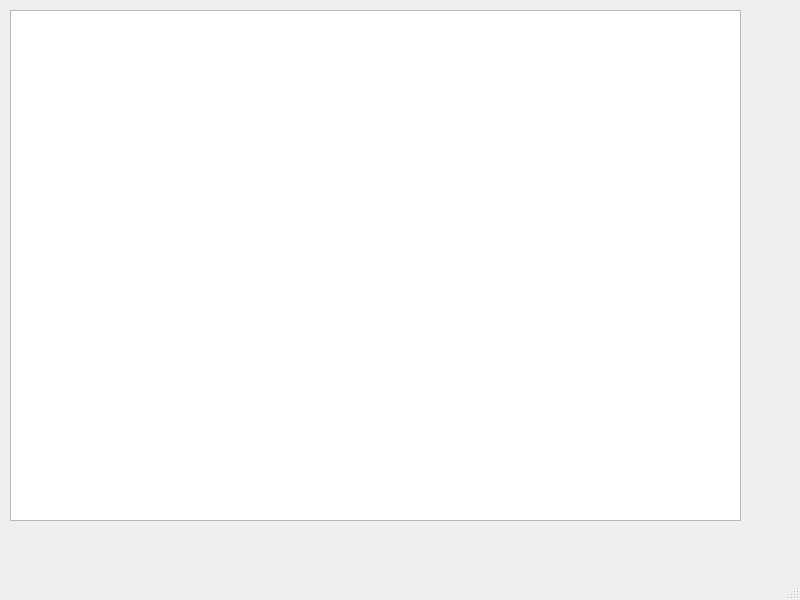
<?xml version="1.0" encoding="UTF-8"?>
<ui version="4.0">
 <class>MainWindow</class>
 <widget class="QMainWindow" name="MainWindow">
  <property name="geometry">
   <rect>
    <x>0</x>
    <y>0</y>
    <width>800</width>
    <height>600</height>
   </rect>
  </property>
  <property name="windowTitle">
   <string>MainWindow</string>
  </property>
  <widget class="QWidget" name="centralwidget">
   <widget class="QGraphicsView" name="graphicsView">
    <property name="geometry">
     <rect>
      <x>10</x>
      <y>10</y>
      <width>731</width>
      <height>511</height>
     </rect>
    </property>
   </widget>
  </widget>
  <widget class="QMenuBar" name="menubar">
   <property name="geometry">
    <rect>
     <x>0</x>
     <y>0</y>
     <width>800</width>
     <height>26</height>
    </rect>
   </property>
  </widget>
  <widget class="QStatusBar" name="statusbar"/>
 </widget>
 <resources/>
 <connections/>
</ui>
